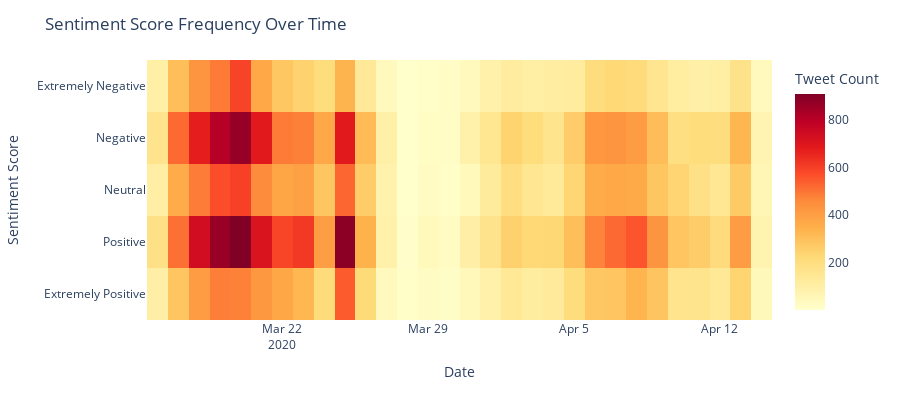

Here is the notebook cell this chart was saved with:
### Code cell
timeline_sentiment_df['TweetAt'] = pd.to_datetime(timeline_sentiment_df['TweetAt'], format='%d-%m-%Y')
heatmap_data = (
    timeline_sentiment_df.groupby([timeline_sentiment_df['TweetAt'], 'Sentiment'])
    .size()
    .reset_index(name='count')
)

# Pivot to matrix format for heatmap
heatmap_pivot = heatmap_data.pivot(index='Sentiment', columns='TweetAt', values='count').fillna(0)

heatmap_pivot = heatmap_pivot.loc[
    sorted(heatmap_pivot.index, key=lambda s: SENTIMENT_TO_SCORE_MAPPING[s])
]

# Plot heatmap
fig = px.imshow(
    heatmap_pivot,
    labels=dict(x="Date", y="Sentiment Score", color="Tweet Count"),
    x=[col.strftime('%Y-%m-%d') for col in heatmap_pivot.columns],
    y=heatmap_pivot.index,
    color_continuous_scale='YlOrRd',
    aspect='auto'
)

fig.update_layout(
    title="Sentiment Score Frequency Over Time",
    xaxis_title="Date",
    yaxis_title="Sentiment Score",
    height=400
)
fig.show()

### Figure 1 — Plotly figure (JSON) as saved in the notebook; plotly's stock layout.template omitted (floating-point values rounded to 4 significant figures; data arrays with more than 128 entries replaced by an {"elided": "..."} marker saying what was removed)
{"data": [{"coloraxis": "coloraxis", "hovertemplate": "Date: %{x}<br>Sentiment Score: %{y}<br>Tweet Count: %{z}<extra></extra>", "name": "0", "type": "heatmap", "x": ["2020-03-16", "2020-03-17", "2020-03-18", "2020-03-19", "2020-03-20", "2020-03-21", "2020-03-22", "2020-03-23", "2020-03-24", "2020-03-25", "2020-03-26", "2020-03-27", "2020-03-28", "2020-03-29", "2020-03-30", "2020-03-31", "2020-04-01", "2020-04-02", "2020-04-03", "2020-04-04", "2020-04-05", "2020-04-06", "2020-04-07", "2020-04-08", "2020-04-09", "2020-04-10", "2020-04-11", "2020-04-12", "2020-04-13", "2020-04-14"], "xaxis": "x", "y": ["Extremely Negative", "Negative", "Neutral", "Positive", "Extremely Positive"], "yaxis": "y", "z": {"elided": "5x30 int values"}}], "layout": {"coloraxis": {"colorbar": {"title": {"text": "Tweet Count"}}, "colorscale": [[0, "rgb(255,255,204)"], [0.125, "rgb(255,237,160)"], [0.25, "rgb(254,217,118)"], [0.375, "rgb(254,178,76)"], [0.5, "rgb(253,141,60)"], [0.625, "rgb(252,78,42)"], [0.75, "rgb(227,26,28)"], [0.875, "rgb(189,0,38)"], [1, "rgb(128,0,38)"]]}, "height": 400, "margin": {"t": 60}, "title": {"text": "Sentiment Score Frequency Over Time"}, "xaxis": {"anchor": "y", "domain": [0, 1], "title": {"text": "Date"}}, "yaxis": {"anchor": "x", "autorange": "reversed", "domain": [0, 1], "title": {"text": "Sentiment Score"}}}}
